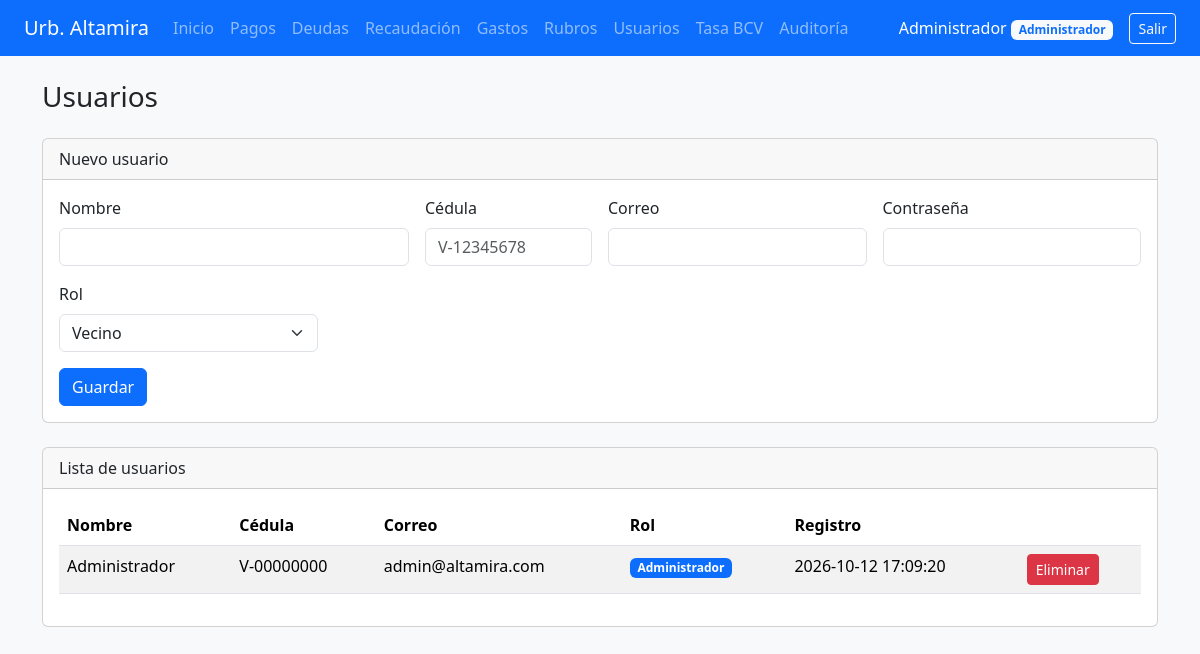
The app's page /index.php?c=usuarios (signed in) with its own data.
### tables this page shows
CREATE TABLE usuario (
    id_usuario INT AUTO_INCREMENT PRIMARY KEY,
    nombre VARCHAR(100) NOT NULL,
    cedula VARCHAR(20) NOT NULL UNIQUE,
    email VARCHAR(100) NOT NULL UNIQUE,
    contrasena_hash VARCHAR(255) NOT NULL,
    id_rol INT NOT NULL,
    fecha_registro DATETIME DEFAULT CURRENT_TIMESTAMP,
    FOREIGN KEY (id_rol) REFERENCES rol(id_rol)
);

CREATE TABLE rol (
    id_rol INT AUTO_INCREMENT PRIMARY KEY,
    nombre_rol VARCHAR(50) NOT NULL,
    descripcion VARCHAR(255),
    fecha_creacion DATETIME DEFAULT CURRENT_TIMESTAMP
);

### controllers/Controller.php (called while the page is built, shortened)
<?php
class Controller
{
    protected function vista($nombre, $datos = [])
    {
        extract($datos);
        require "views/layout/header.php";
        require "views/$nombre.php";
        require "views/layout/footer.php";
    }
}

### controllers/UsuariosController.php (called while the page is built, shortened)
<?php
class UsuariosController extends Controller
{
    public function index()
    {
        $this->vista("usuarios/index", [
            'usuarios' => Usuario::todos(),
            'roles'    => Rol::todos(),
        ]);
    }
}

### index.php (called while the page is built, shortened)
<?php
require_once "controllers/Controller.php";
$a = $_GET['a'] ?? 'index';
$controlador = new $nombreControlador();
$controlador->$a();

### models/Rol.php (called while the page is built)
<?php
class Rol
{
    public static function todos()
    {
        return Conexion::conectar()->query("SELECT * FROM rol ORDER BY id_rol")->fetchAll();
    }
}

### models/Usuario.php (called while the page is built, shortened)
<?php
class Usuario
{
    public static function todos()
    {
        $sql = "SELECT u.*, r.nombre_rol FROM usuario u
                JOIN rol r ON u.id_rol = r.id_rol
                ORDER BY u.nombre";
        return Conexion::conectar()->query($sql)->fetchAll();
    }
}

### views/usuarios/index.php (the view)
<h3 class="mb-4">Usuarios</h3>
<div class="card mb-4">
    <div class="card-header">Nuevo usuario</div>
    <div class="card-body">
        <form method="POST" action="index.php?c=usuarios&a=guardar" class="row g-3">
            <div class="col-md-4">
                <label class="form-label">Nombre</label>
                <input type="text" name="nombre" class="form-control" required>
            </div>
            <div class="col-md-2">
                <label class="form-label">Cédula</label>
                <input type="text" name="cedula" class="form-control" placeholder="V-12345678" required>
            </div>
            <div class="col-md-3">
                <label class="form-label">Correo</label>
                <input type="email" name="email" class="form-control" required>
            </div>
            <div class="col-md-3">
                <label class="form-label">Contraseña</label>
                <input type="password" name="contrasena" class="form-control" required>
            </div>
            <div class="col-md-3">
                <label class="form-label">Rol</label>
                <select name="id_rol" class="form-select">
                    <?php foreach ($roles as $r) { ?>
                        <option value="<?= $r['id_rol'] ?>" <?= $r['id_rol'] == 2 ? 'selected' : '' ?>><?= htmlspecialchars($r['nombre_rol']) ?></option>
                    <?php } ?>
                </select>
            </div>
            <div class="col-12">
                <button class="btn btn-primary">Guardar</button>
            </div>
        </form>
    </div>
</div>
<div class="card">
    <div class="card-header">Lista de usuarios</div>
    <div class="card-body table-responsive">
        <table class="table table-striped">
            <thead><tr><th>Nombre</th><th>Cédula</th><th>Correo</th><th>Rol</th><th>Registro</th><th></th></tr></thead>
            <tbody>
            <?php foreach ($usuarios as $u) { ?>
                <tr>
                    <td><?= htmlspecialchars($u['nombre']) ?></td>
                    <td><?= htmlspecialchars($u['cedula']) ?></td>
                    <td><?= htmlspecialchars($u['email']) ?></td>
                    <td><span class="badge bg-<?= $u['id_rol'] == 1 ? 'primary' : 'secondary' ?>"><?= htmlspecialchars($u['nombre_rol']) ?></span></td>
                    <td><?= $u['fecha_registro'] ?></td>
                    <td><a href="index.php?c=usuarios&a=eliminar&id=<?= $u['id_usuario'] ?>" class="btn btn-sm btn-danger"
                           onclick="return confirm('¿Eliminar este usuario?')">Eliminar</a></td>
                </tr>
            <?php } ?>
            </tbody>
        </table>
    </div>
</div>

### records on screen
usuario: nombre "Administrador", cedula "V-00000000", email "admin@altamira.com", id_rol.nombre_rol "Administrador", fecha_registro "2026-10-12 17:09:20"

### other values on screen
$_SESSION['nombre'] "Administrador"
$_SESSION['nombre_rol'] "Administrador"
form field id_rol "Vecino"
